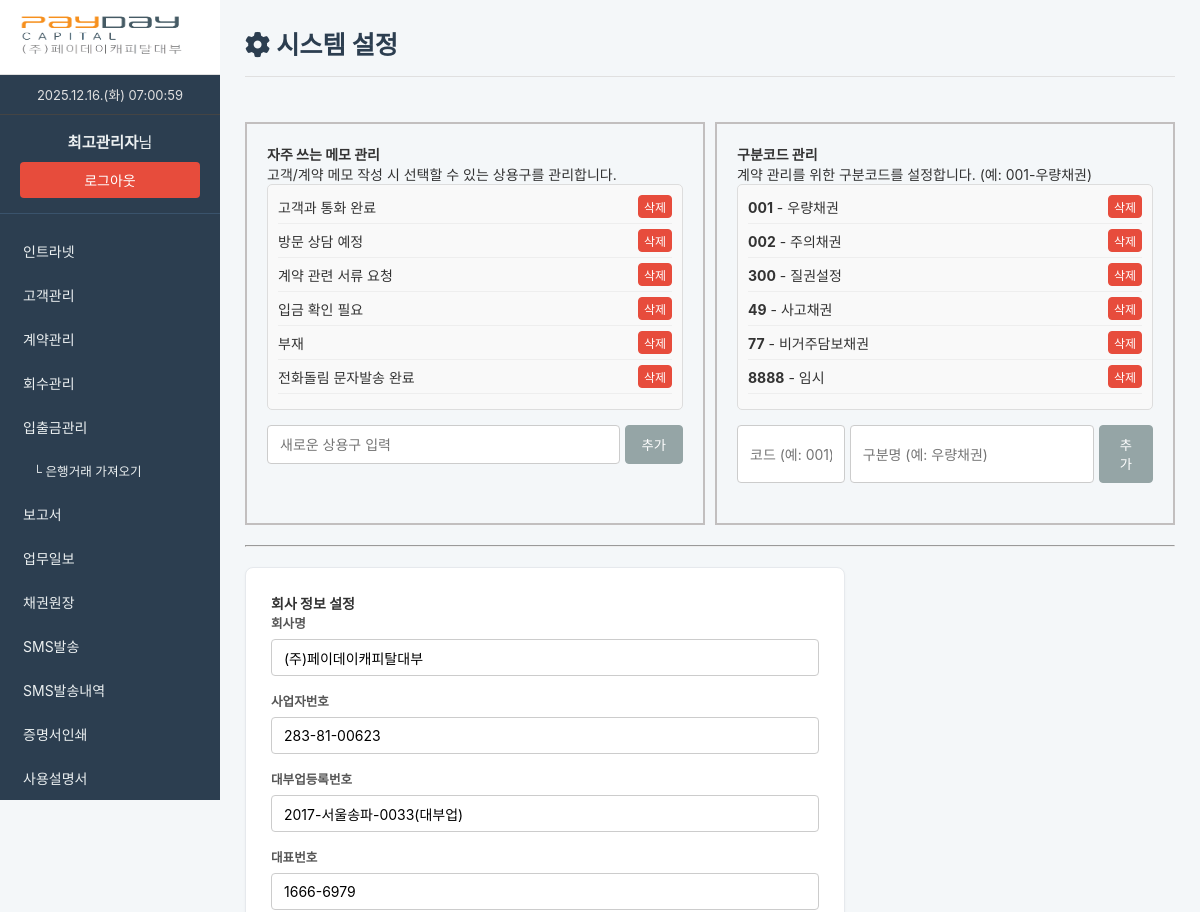
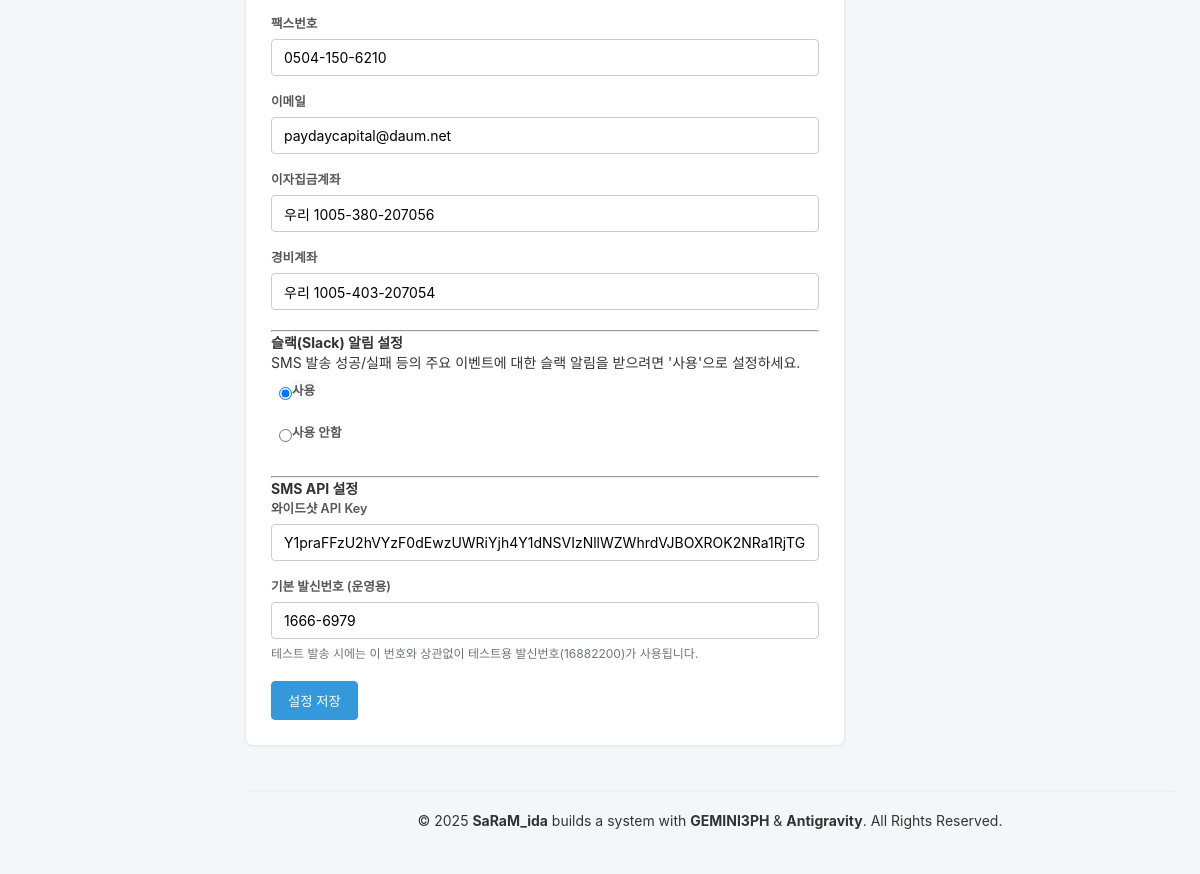
/pages/settings.php (signed in), run on the app's committed database (2 pictures, top to bottom).
### tables this page shows
CREATE TABLE `frequent_memos` (
  `id` int(11) NOT NULL AUTO_INCREMENT,
  `memo_text` text NOT NULL,
  PRIMARY KEY (`id`)
);

CREATE TABLE `classification_codes` (
  `id` int(11) NOT NULL AUTO_INCREMENT,
  `code` varchar(50) NOT NULL COMMENT '구분코드 (예: 001)',
  `name` varchar(100) NOT NULL COMMENT '구분명 (예: 우량채권)',
  `created_at` datetime DEFAULT current_timestamp(),
  PRIMARY KEY (`id`),
  UNIQUE KEY `unique_code` (`code`)
);

### common.php (called while the page is built, shortened)
<?php
function get_all_company_info($link)
{
    $info = [];
    try {
        $sql = "SELECT info_key, info_value FROM company_info";
        $result = mysqli_query($link, $sql);
        if ($result) {
            while ($row = mysqli_fetch_assoc($result)) {
                $info[$row['info_key']] = $row['info_value'];
            }
        }
    } catch (mysqli_sql_exception $e) {
    }
    $defaults = [
        'company_name' => '(주)페이데이캐피탈대부',
        'ceo_name' => '홍길동',
        'company_address' => '서울특별시 강남구 테헤란로 123, 45층',
        'company_phone' => '1666-6979',
        'manager_name' => '',
        'manager_phone' => '',
        'slack_notifications_enabled' => '1',
        'wideshot_api_key' => '',
        'default_sender_phone' => '1666-6979'
    ];
    return array_merge($defaults, $info);
}
function get_all_classification_codes($link)
{
    $sql = "SELECT * FROM classification_codes ORDER BY code ASC";
    $result = mysqli_query($link, $sql);
    if ($result) {
        return mysqli_fetch_all($result, MYSQLI_ASSOC);
    }
    return [];
}

### pages/settings.php (the view, shortened to what this page needs)
<?php
include 'header.php';
require_once '../common.php';
$company_info = get_all_company_info($link);
$slack_enabled = $company_info['slack_notifications_enabled'] ?? '1';
$wideshot_api_key = $company_info['wideshot_api_key'] ?? '';
$default_sender_phone = $company_info['company_phone'] ?? '1666-6979';
$company_name = $company_info['company_name'] ?? '';
$biz_reg_number = $company_info['biz_reg_number'] ?? '';
$loan_biz_reg_number = $company_info['loan_biz_reg_number'] ?? '';
$company_phone = $company_info['company_phone'] ?? '';
$company_fax = $company_info['company_fax'] ?? '';
$company_email = $company_info['company_email'] ?? '';
$interest_account = $company_info['interest_account'] ?? '';
$expense_account = $company_info['expense_account'] ?? '';
?>
<h2><i class="fas fa-cog"></i> 시스템 설정</h2>
<div class="container22" style="margin-top: 20px;">
    <div class="form-container22" style="max-width: 600px;">
        <h4>자주 쓰는 메모 관리</h4>
        <div class="form-col" style="margin-bottom: 20px;">
            <p>고객/계약 메모 작성 시 선택할 수 있는 상용구를 관리합니다.</p>
            <div id="frequent-memos-list" style="margin-bottom: 15px; border: 1px solid #ddd; padding: 10px; border-radius: 5px; background-color: #f9f9f9;">
                <?php
                $frequent_memos_query = mysqli_query($link, "SELECT * FROM frequent_memos ORDER BY id ASC");
                if (mysqli_num_rows($frequent_memos_query) > 0) {
                    while ($memo = mysqli_fetch_assoc($frequent_memos_query)) {
                        echo '<div style="display: flex; justify-content: space-between; align-items: center; margin-bottom: 5px; padding-bottom: 5px; border-bottom: 1px solid #eee;">';
                        echo '<span>' . htmlspecialchars($memo['memo_text']) . '</span>';
                        echo '<button type="button" class="btn btn-sm btn-danger delete-memo-btn" data-id="' . $memo['id'] . '" style="padding: 2px 5px; font-size: 12px;">삭제</button>';
                        echo '</div>';
                    }
                } else {
                    echo '<p style="color: #666; font-size: 14px;">등록된 메모가 없습니다.</p>';
                }
                ?>
            </div>
            <div class="input-group" style="display: flex; gap: 5px;">
                <input type="text" id="new_frequent_memo" class="form-control" placeholder="새로운 상용구 입력" style="flex-grow: 1;">
                <button type="button" id="add_frequent_memo_btn" class="btn btn-secondary">추가</button>
            </div>
        </div>
    </div>
    <div class="form-container22" style="max-width: 600px;">
        <h4>구분코드 관리</h4>
        <div class="form-col" style="margin-bottom: 20px;">
            <p>계약 관리를 위한 구분코드를 설정합니다. (예: 001-우량채권)</p>
            <div id="classification-codes-list" style="margin-bottom: 15px; border: 1px solid #ddd; padding: 10px; border-radius: 5px; background-color: #f9f9f9;">
                <?php
                $classification_codes = get_all_classification_codes($link);
                if (!empty($classification_codes)) {
                    foreach ($classification_codes as $code) {
                        echo '<div style="display: flex; justify-content: space-between; align-items: center; margin-bottom: 5px; padding-bottom: 5px; border-bottom: 1px solid #eee;">';
                        echo '<span><strong>' . htmlspecialchars($code['code']) . '</strong> - ' . htmlspecialchars($code['name']) . '</span>';
                        echo '<button type="button" class="btn btn-sm btn-danger delete-classification-btn" data-id="' . $code['id'] . '" style="padding: 2px 5px; font-size: 12px;">삭제</button>';
                        echo '</div>';
                    }
                } else {
                    echo '<p style="color: #666; font-size: 14px;">등록된 구분코드가 없습니다.</p>';
                }
                ?>
            </div>
            <div class="input-group" style="display: flex; gap: 5px;">
                <input type="text" id="new_classification_code" class="form-control" placeholder="코드 (예: 001)" style="width: 30%;">
                <input type="text" id="new_classification_name" class="form-control" placeholder="구분명 (예: 우량채권)" style="flex-grow: 1;">
                <button type="button" id="add_classification_btn" class="btn btn-secondary">추가</button>
            </div>
        </div>
    </div>
</div>
<hr style="margin-top: 20px;">
<div class="form-container" style="max-width: 600px; margin-top: 20px;">
    <form action="../process/settings_process.php" method="post" id="system-settings-form" enctype="multipart/form-data">
        <h4>회사 정보 설정</h4>
        <div class="form-col" style="margin-bottom: 15px;">
            <label for="company_name">회사명</label>
            <input type="text" name="company_name" id="company_name" class="form-control" value="<?php echo htmlspecialchars($company_name); ?>" placeholder="예: (주)테스트대부">
        </div>
        <div class="form-col" style="margin-bottom: 15px;">
            <label for="biz_reg_number">사업자번호</label>
            <input type="text" name="biz_reg_number" id="biz_reg_number" class="form-control" value="<?php echo htmlspecialchars($biz_reg_number); ?>" placeholder="예: 283-81-00623">
        </div>
        <div class="form-col" style="margin-bottom: 15px;">
            <label for="loan_biz_reg_number">대부업등록번호</label>
            <input type="text" name="loan_biz_reg_number" id="loan_biz_reg_number" class="form-control" value="<?php echo htmlspecialchars($loan_biz_reg_number); ?>" placeholder="예: 2017-서울송파-0033(대부업)">
        </div>
        <div class="form-col" style="margin-bottom: 15px;">
            <label for="company_phone">대표번호</label>
            <input type="text" name="company_phone" id="company_phone" class="form-control" value="<?php echo htmlspecialchars($company_phone); ?>" placeholder="예: 1666-6979">
        </div>
        <div class="form-col" style="margin-bottom: 15px;">
            <label for="company_fax">팩스번호</label>
            <input type="text" name="company_fax" id="company_fax" class="form-control" value="<?php echo htmlspecialchars($company_fax); ?>" placeholder="예: 0504-150-6210">
        </div>
        <div class="form-col" style="margin-bottom: 15px;">
            <label for="company_email">이메일</label>
            <input type="text" name="company_email" id="company_email" class="form-control" value="<?php echo htmlspecialchars($company_email); ?>" placeholder="예: paydaycapital@daum.net">
        </div>
        <div class="form-col" style="margin-bottom: 15px;">
            <label for="interest_account">이자집금계좌</label>
            <input type="text" name="interest_account" id="interest_account" class="form-control" value="<?php echo htmlspecialchars($interest_account); ?>" placeholder="예: 우리 1005-380-207056">
        </div>
        <div class="form-col" style="margin-bottom: 20px;">
            <label for="expense_account">경비계좌</label>
            <input type="text" name="expense_account" id="expense_account" class="form-control" value="<?php echo htmlspecialchars($expense_account); ?>" placeholder="예: 우리 1005-403-207054">
        </div>
        <hr>
        <h4>슬랙(Slack) 알림 설정</h4>
        <div class="form-col" style="margin-bottom: 20px;">
            <p>SMS 발송 성공/실패 등의 주요 이벤트에 대한 슬랙 알림을 받으려면 '사용'으로 설정하세요.</p>
            <div class="form-check-group">
                <div class="form-check">
                    <input class="form-check-input" type="radio" name="slack_notifications_enabled" id="slack_enabled_1" value="1" <?php echo ($slack_enabled == '1') ? 'checked' : ''; ?>>
                    <label class="form-check-label" for="slack_enabled_1">사용</label>
                </div>
                <div class="form-check">
                    <input class="form-check-input" type="radio" name="slack_notifications_enabled" id="slack_enabled_0" value="0" <?php echo ($slack_enabled == '0') ? 'checked' : ''; ?>>
                    <label class="form-check-label" for="slack_enabled_0">사용 안함</label>
                </div>
            </div>
        </div>
        <hr>
        <h4>SMS API 설정</h4>
        <div class="form-col" style="margin-bottom: 15px;">
            <label for="wideshot_api_key">와이드샷 API Key</label>
            <input type="text" name="wideshot_api_key" id="wideshot_api_key" class="form-control" value="<?php echo htmlspecialchars($wideshot_api_key); ?>" placeholder="세종텔레콤에서 발급받은 API 키">
        </div>
        <div class="form-col" style="margin-bottom: 20px;">
            <label for="default_sender_phone">기본 발신번호 (운영용)</label>
            <input type="text" name="default_sender_phone" id="default_sender_phone" class="form-control" value="<?php echo htmlspecialchars($default_sender_phone); ?>" placeholder="예: 1666-6979">
            <p class="form-text" style="font-size: 12px; color: #6c757d; margin-top: 5px;">
                테스트 발송 시에는 이 번호와 상관없이 테스트용 발신번호(16882200)가 사용됩니다.
            </p>
        </div>
        <div class="form-buttons"><button type="submit" class="btn btn-primary">설정 저장</button></div>
    </form>
</div>
<?php include 'footer.php'; ?>

### css/style.css (style rules this page uses)
* { box-sizing: border-box; margin: 0; padding: 0; }
body { font-family: -apple-system, BlinkMacSystemFont, "Segoe UI", Roboto, "Helvetica Neue", Arial, sans-serif; font-size: 14px; background-color: #f4f7f9; color: #333; -webkit-font-smoothing: antialiased; -moz-osx-font-smoothing: grayscale; }
h2 { font-size: 1.8em; color: #2c3e50; border-bottom: 1px solid #e0e0e0; padding-bottom: 15px; margin-bottom: 25px; }
.form-container, .search-form-container { background-color: #ffffff; padding: 25px; border-radius: 8px; border: 1px solid #e6e9ed; margin-bottom: 25px; box-shadow: 0 1px 3px rgba(0, 0, 0, 0.04); }
.form-col { display: flex; flex-direction: column; flex: 1 1 200px; }
.form-col label { margin-bottom: 7px; font-weight: 600; font-size: 0.9em; color: #555; }
.form-col input[type="text"], .form-col input[type="date"], .form-col input[type="number"], .form-col input[type="password"], .form-col select, .form-col textarea { padding: 9px 12px; border: 1px solid #ccc; border-radius: 4px; font-size: 1em; background-color: #fff; transition: border-color 0.2s, box-shadow 0.2s; font-family: inherit; }
.btn { padding: 9px 16px; border: 1px solid transparent; border-radius: 4px; cursor: pointer; text-decoration: none; font-size: 0.95em; font-weight: 500; text-align: center; display: inline-block; transition: all 0.2s ease-in-out; }
.btn-primary { background-color: #3498db; color: white; border-color: #3498db; }
.btn-secondary { background-color: #95a5a6; color: white; border-color: #95a5a6; }
.btn-danger { background-color: #e74c3c; color: white; border-color: #e74c3c; }
.btn-sm { padding: 5px 10px; font-size: 0.85em; }
.form-check:nth-child(odd) .form-check-label { background-color: #f8f9fa; }
.form-check:nth-child(even) .form-check-label { background-color: #ffffff; }
.form-check { display: flex; align-items: center; padding: 8px; border-radius: 4px; }
:root { --preview-padding: 30px; }

### pages/settings.php (style rules this page uses)
.container22 { display: flex; gap: 10px; }
.form-container22 { flex: 1; padding: 20px; border: 2px solid #bbb8b8e0; }

### data on the page
frequent_memos: memo_text "고객과 통화 완료"
frequent_memos: memo_text "방문 상담 예정"
frequent_memos: memo_text "계약 관련 서류 요청"
frequent_memos: memo_text "입금 확인 필요"
frequent_memos: memo_text "부재"
frequent_memos: memo_text "전화돌림 문자발송 완료"
classification_codes: code "001", name "우량채권"
classification_codes: code "002", name "주의채권"
classification_codes: code "300", name "질권설정"
classification_codes: code "49", name "사고채권"
classification_codes: code "77", name "비거주담보채권"
classification_codes: code "8888", name "임시"

### other printed values
$_SESSION["name"] "최고관리자"
